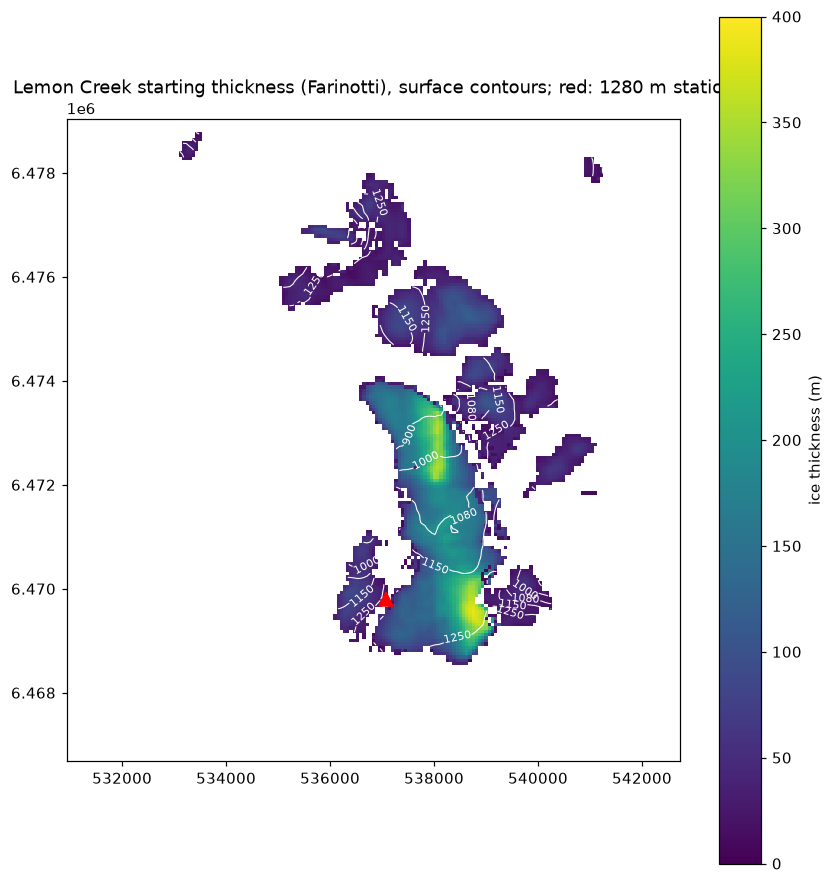

Write the Python code that produced this figure.
#!/usr/bin/env python3
"""Lemon Creek's starting ice thickness (glacier surface minus bed, UTM 8N) with surface contours, the 1280 m station and the
2017 USGS outline, to place the Veitch et al. (2021) seismic line: flow-parallel at 352 deg, 1080-1150 m surface, near the centreline."""
import os
import geopandas as gpd
import matplotlib
import numpy as np
import pyproj
import rasterio
matplotlib.use("Agg")
import matplotlib.pyplot as plt  # noqa: E402

HERE = os.path.dirname(os.path.abspath(__file__))
WF = os.path.abspath(os.path.join(HERE, "..", "..", ".."))
D = os.path.join(WF, "data/domain_LemonCreek/attributes/elevation/dem")
s, b = (rasterio.open(os.path.join(D, f)) for f in ("domain_LemonCreek_glacier_elv_utm.tif", "domain_LemonCreek_bedrock_elv_utm.tif"))
S, B = s.read(1).astype(float), b.read(1).astype(float)
H = np.where(S - B > 1, S - B, np.nan)
ext = (s.bounds.left, s.bounds.right, s.bounds.bottom, s.bounds.top)
fig, ax = plt.subplots(figsize=(9, 10))
im = ax.imshow(H, extent=ext, cmap="viridis", vmin=0, vmax=400)
X, Y = np.meshgrid(np.linspace(ext[0], ext[1], S.shape[1]), np.linspace(ext[3], ext[2], S.shape[0]))
cs = ax.contour(X, Y, np.where(np.isfinite(H), S, np.nan), levels=[900, 1000, 1080, 1150, 1250], colors="w", linewidths=0.7)
ax.clabel(cs, fmt="%d", fontsize=7)
x, y = pyproj.Transformer.from_crs(4326, 32608, always_xy=True).transform(-134.366272, 58.367556)
ax.plot(x, y, "r^", ms=9)
plt.colorbar(im, ax=ax, label="ice thickness (m)")
ax.set_title("Lemon Creek starting thickness (Farinotti), surface contours; red: 1280 m station")
fig.savefig(os.path.join(HERE, "lemon_thickness_map.png"), dpi=110, bbox_inches="tight")
